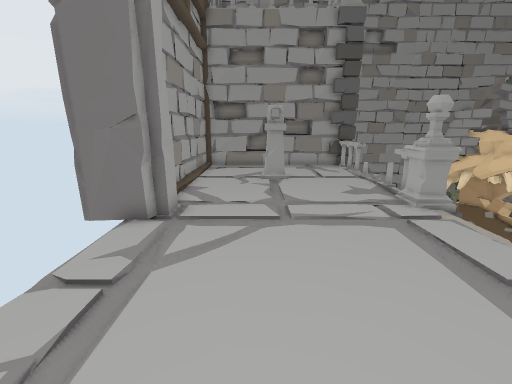
view 1 (above)

12 first-person views from a walk through a 3-D level made in the Unity game engine. The camera is 1.3 m above the floor, tilts 14° down and sees 90° across. The floor is counted in squares, 0.5 m on a side. Each view is taken from the middle of a square. On the plan, view 1 faces up. The plan holds only what a view shows up to about 18 squares ahead; the rest is blank. The place goes on beyond the plan. Door leaves are left out, so doorways stand open.

view 2
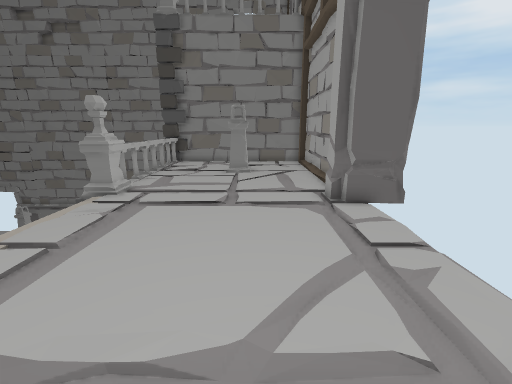

view 3
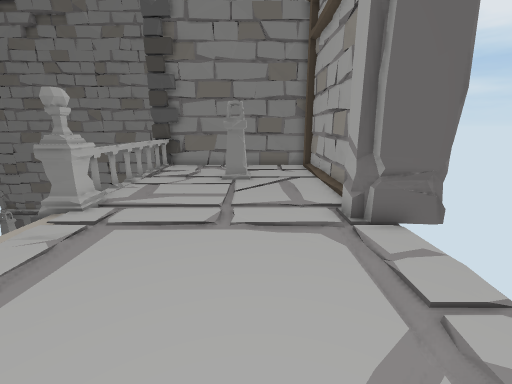

view 4
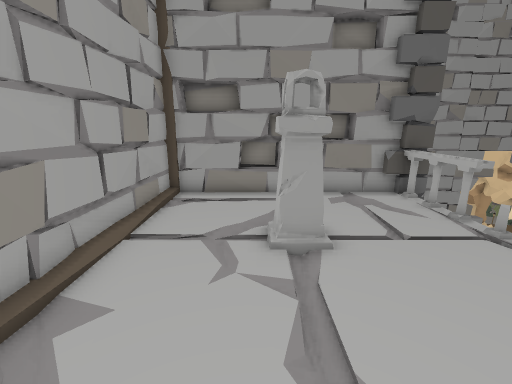

view 5
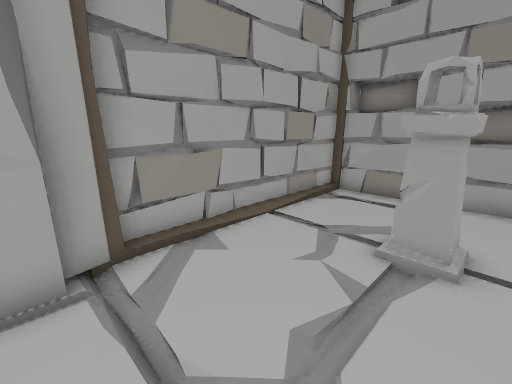

view 6
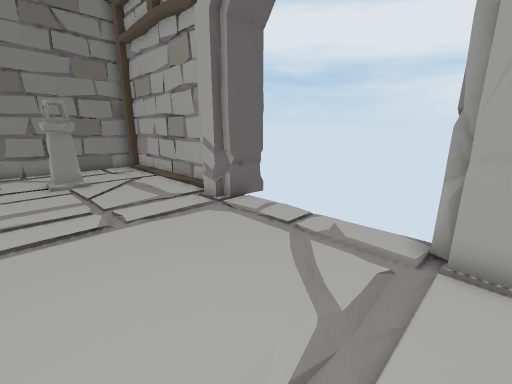

view 7
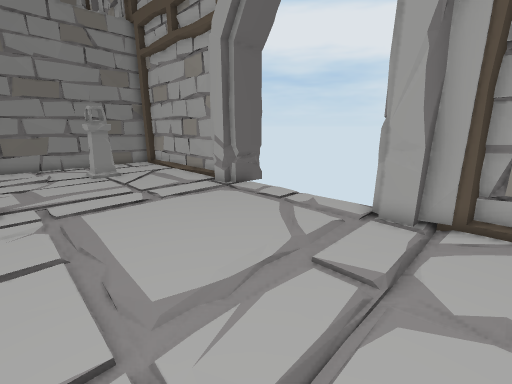

view 8
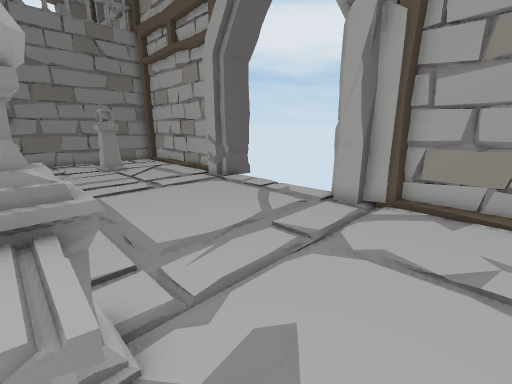

view 9
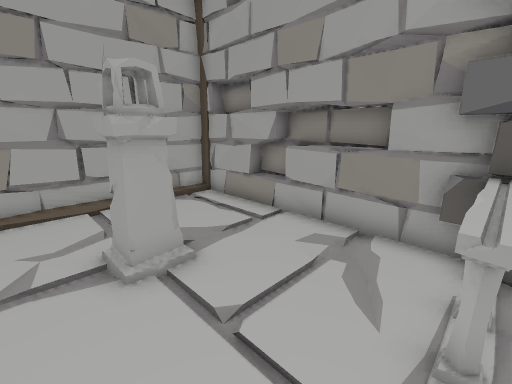

view 10
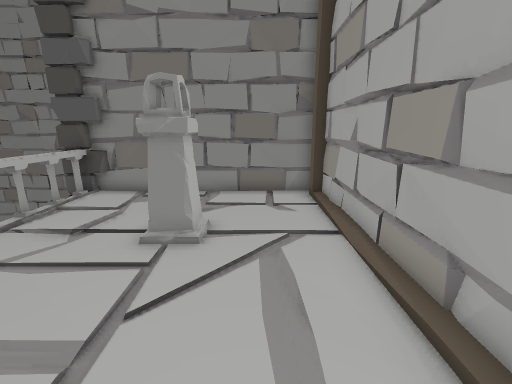

view 11
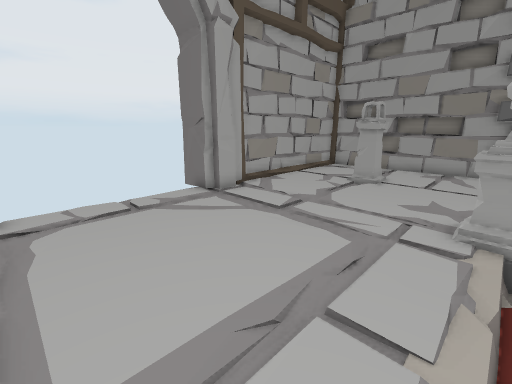

view 12
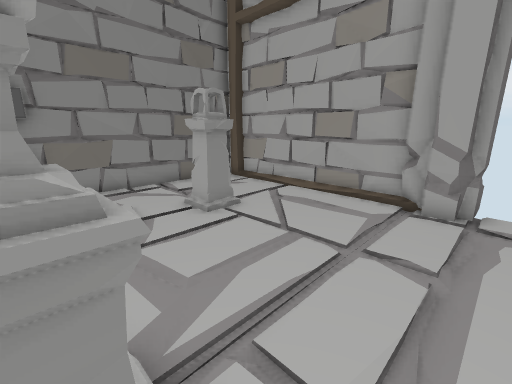

### Floor plan
Key: @ floor where view 1 was taken; # wall or solid block; x gap in a wall; . floor; / step, stairs or slope; D open door; = window, fence, low wall or low ledge; v drop or lower ground; P pillar.
Columns run from 4 left of view 1 to 8 right of it. Each row starts with its distance up from view 1.
 19  ##########
 18 ######==####
 17 #.........v
 16 #.........v
 15 #=........x
 14 #=..PPP.../
 13 #=...P..../
 12 #=.........
 11 #.........=
 10 #.........x
  9 ##.......=#=x
  8 ##........==
  7 D#.........
  6 D..........
  5 D..........
  4 D..........
  3 D..........
  2 D..........
  1 D#.........
  0 ##..@......v
 -1 ##.......=##
 -2 # ........#
 -3 #.........v
 -4 #.........x
 -5 #=........x
 -6 #=..PPP...v
 -7 #=...P....v
 -8 #=........=
 -9 #.........x
-10 ## ......##v
-11 ############

Where each view was taken, in squares from view 1:
view 1: 0 up, 0 right, facing up
view 2: 9 up, 0 right, facing down
view 3: 7 up, 0 right, facing down
view 4: 8 up, 0 right, facing up
view 5: 8 up, 2 right, facing up-left
view 6: 8 up, 3 right, facing down-left
view 7: 10 up, 5 right, facing down-left
view 8: 12 up, 6 right, facing down-left
view 9: 12 up, 6 right, facing up-left
view 10: 0 up, 1 left, facing down
view 11: 1 up, 6 right, facing up-left
view 12: 1 up, 6 right, facing down-left
